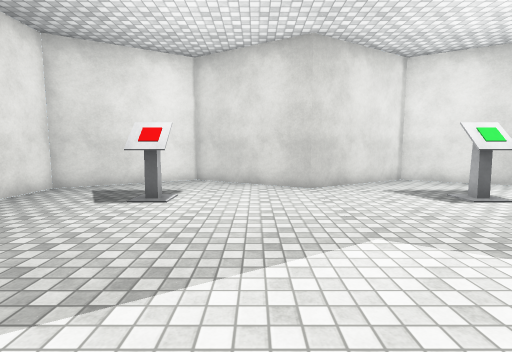
[1] (above)

14 first-person views from a walk through a Unity game level. The camera is 1.4 m above the floor, tilts 6° down and sees 85° across. The floor is counted in squares, 1 m on a side. Each view is taken from the middle of a square. On the plan, view 1 faces up. The plan holds only what a view shows up to about 14 squares ahead; the rest is blank. The place goes on beyond the plan. The player is left out. Some surface patterns are stand-ins.

[2]
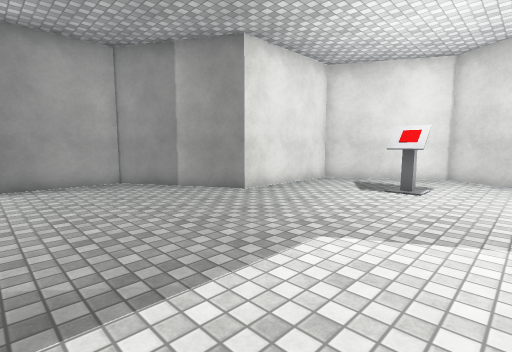

[3]
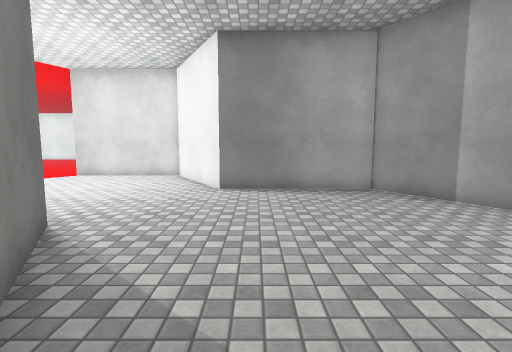

[4]
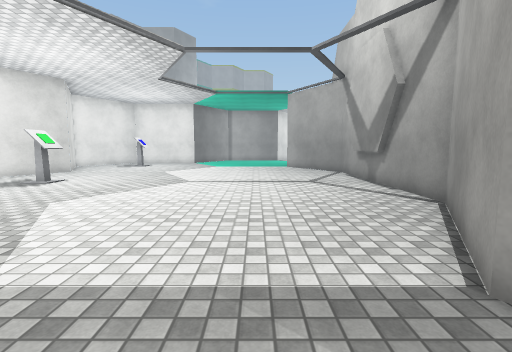

[5]
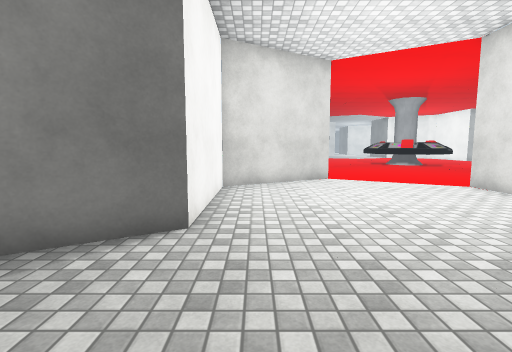

[6]
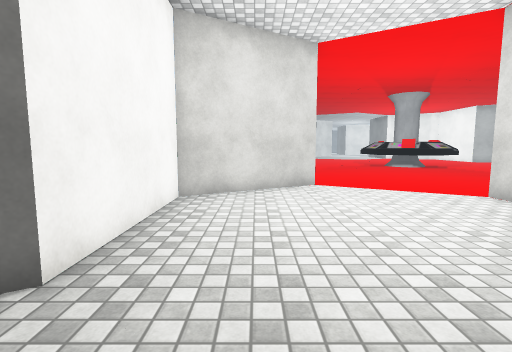

[7]
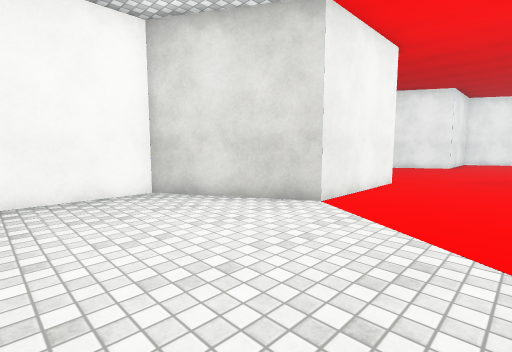

[8]
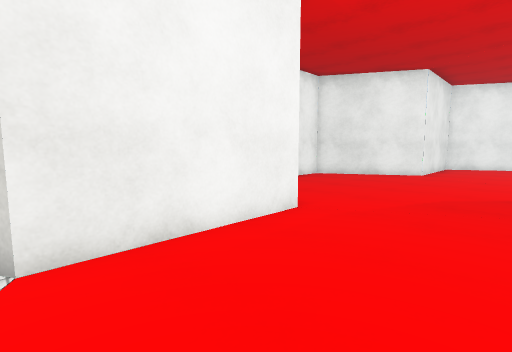

[9]
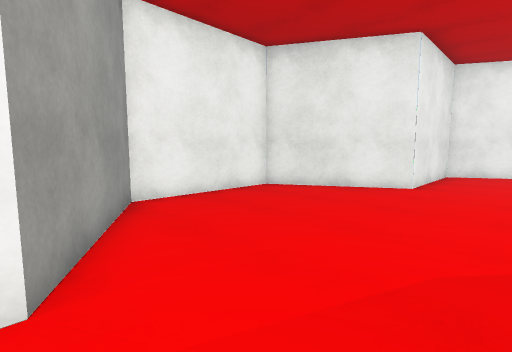

[10]
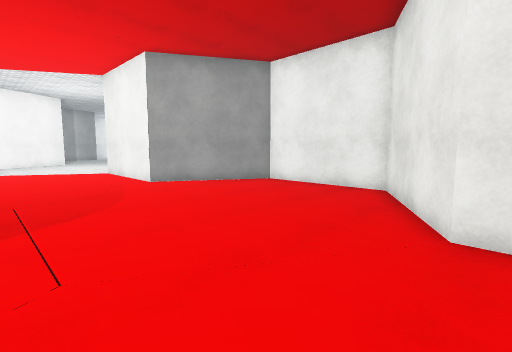

[11]
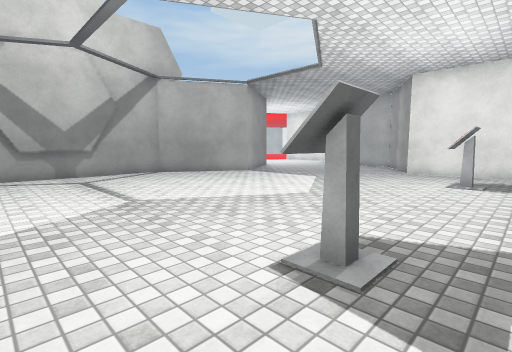

[12]
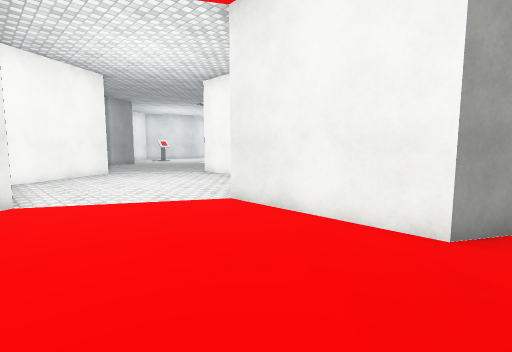

[13]
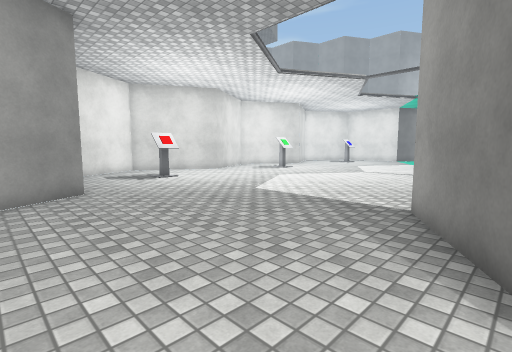

[14]
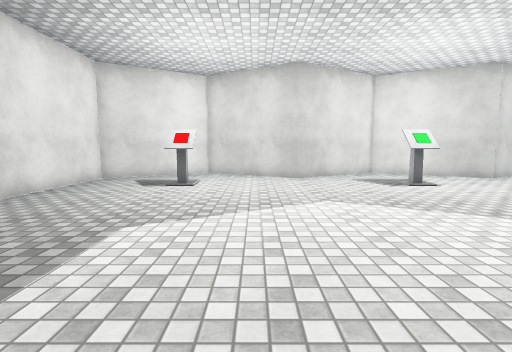

### Floor plan
Points are (right, up) in squares from view 1. A wall is a line through its corners. A room is listed if a view was taken in it or the views show most of it. See-through windows are left out.
Room 1 (views 1, 2, 3, 4, 5, 6, 7, 8, 9, 10, 11, 12, 13, 14)
walls: (-5.9, -5.1) (-2.5, -3.2) (1.8, -5.7) (9.1, -5.7); (-11.1, -3.2) (-15.5, -5.7) (-15.5, -10.8); (-6.8, -10.5) (-6.8, -6.5); (5, -5.4) (8.1, -5.4); (5.4, 11.3) (1.8, 9.3) (-2.5, 11.8) (-6.8, 9.3) (-6.8, 4.3) (-11.1, 1.8) (-11.1, -2.5); (9.5, 9.8) (7, 11.3); (-6.8, -25.5) (-6.8, -20.7) (-11.2, -18.2) (-11.2, -13.2) (-7.1, -10.8); (-11.2, -29.5) (-11.2, -28.2) (-7.2, -25.9)
ways out: opening at (-12, -3); opening at (6, 11)
objects: other object (-3, 7) to (-2, 7); other object (6, 7)

Where each view was taken, in squares from view 1:
view 1: 0 up, 0 right, facing up
view 2: 2 down, 0 right, facing up-left
view 3: 2 down, 2 left, facing left
view 4: 1 down, 5 left, facing right
view 5: 1 down, 8 left, facing down
view 6: 3 down, 9 left, facing down
view 7: 7 down, 15 left, facing down-right
view 8: 13 down, 15 left, facing down-right
view 9: 18 down, 14 left, facing down-right
view 10: 29 down, 16 left, facing up-right
view 11: 9 up, 9 right, facing down-left
view 12: 19 down, 16 left, facing up-right
view 13: 5 down, 9 left, facing up-right
view 14: 3 down, 0 right, facing up
